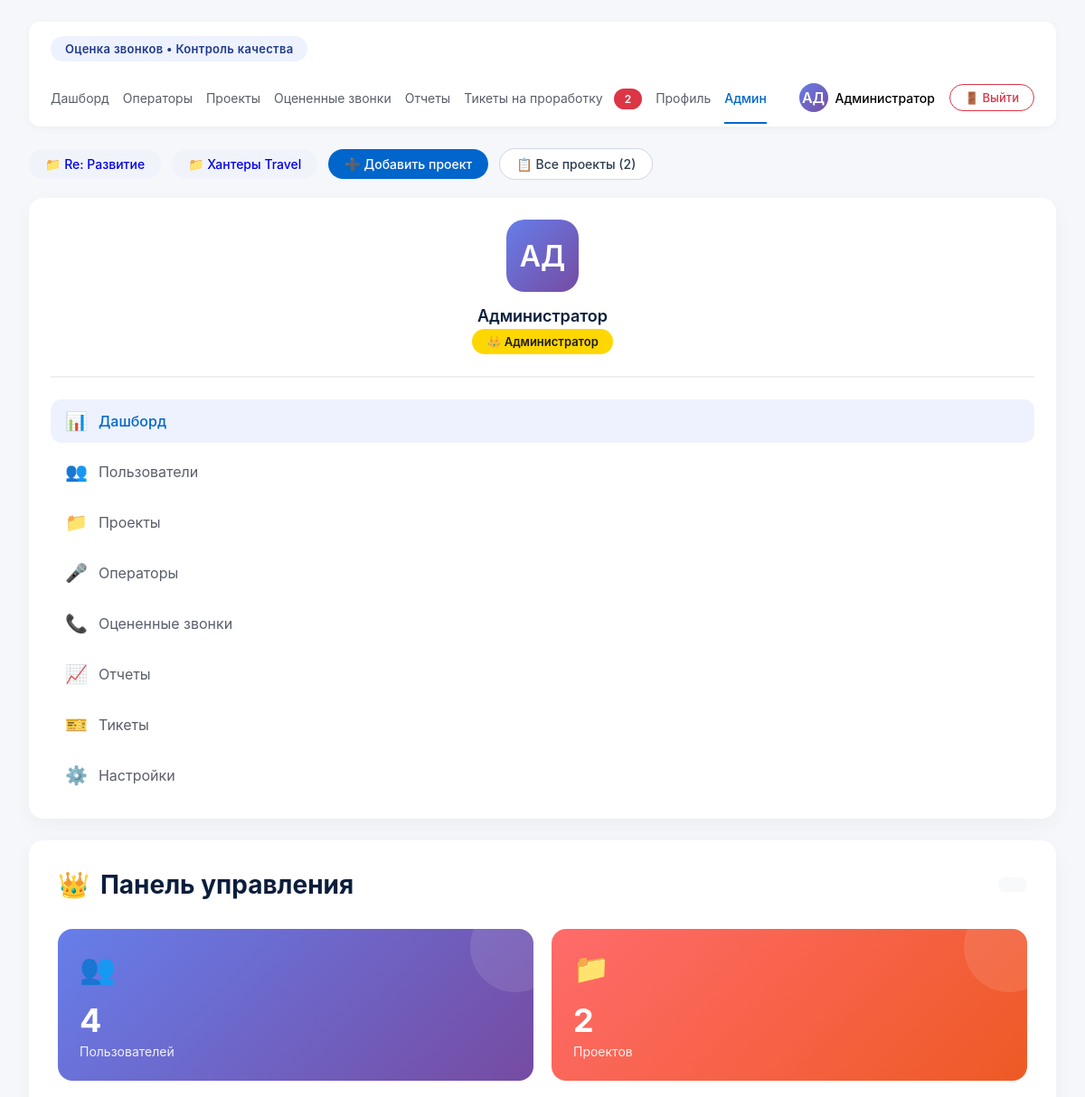
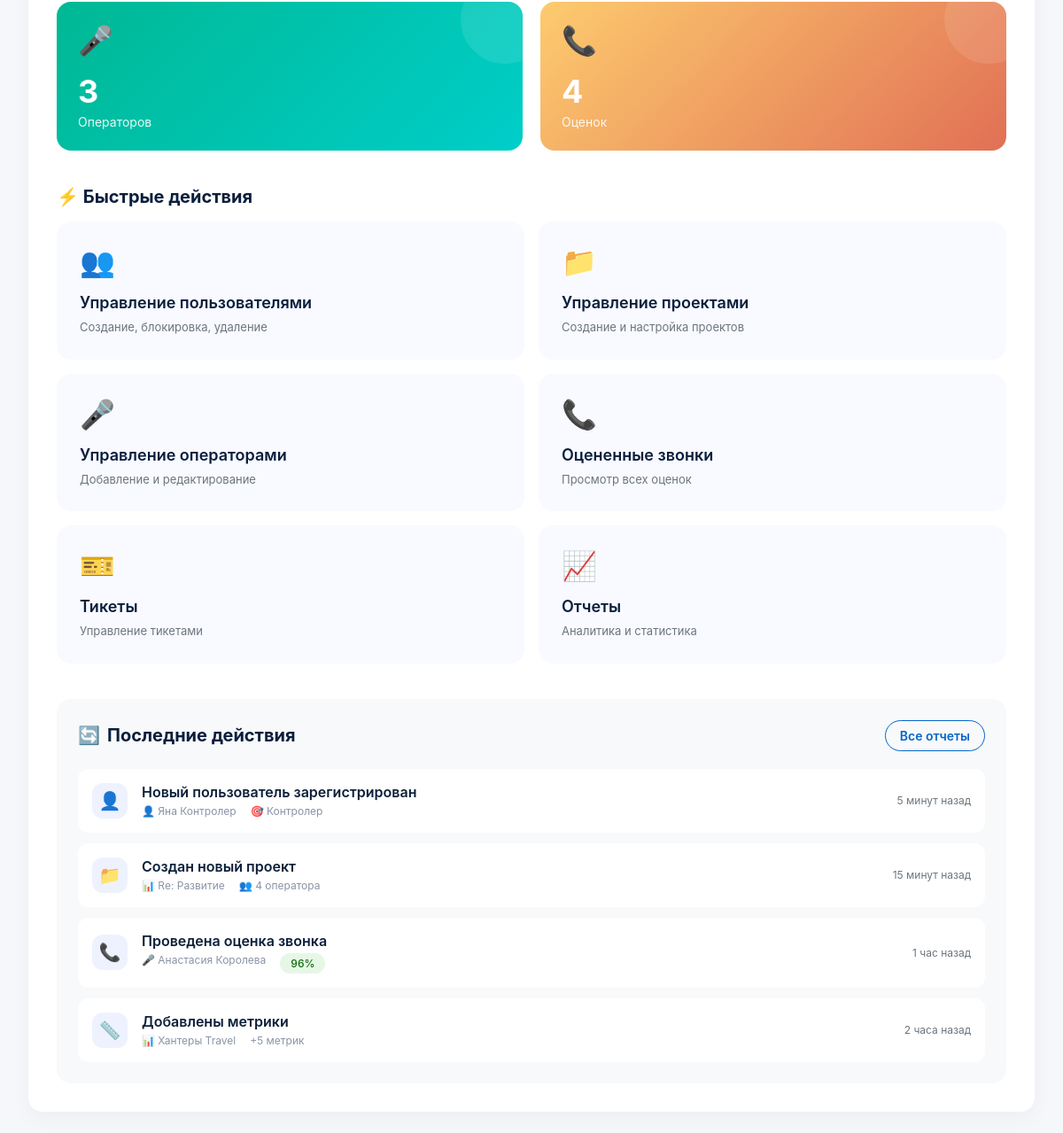
The page /admin (signed in) on the database its author committed (2 pictures, top to bottom).
### database.py (models this page shows)
class User(Base):
    __tablename__ = "users"
    id = Column(Integer, primary_key=True)
    full_name = Column(String, nullable=False)
    login = Column(String, unique=True, nullable=False)
    password_hash = Column(String, nullable=True)
    role = Column(String, nullable=False, default=UserRole.CONTROLLER.value)
    email = Column(String, nullable=True)
    avatar_letters = Column(String(2), nullable=True)
    is_active = Column(Boolean, default=True)
    created_at = Column(DateTime, default=datetime.utcnow)
    evaluations_given = relationship("Evaluation", back_populates="evaluator")
    managed_projects = relationship("Project", secondary="project_managers", back_populates="managers")
    manager_links = relationship("ProjectManager", back_populates="user", overlaps="managed_projects,managers")

class Project(Base):
    __tablename__ = "projects"
    id = Column(Integer, primary_key=True)
    name = Column(String, unique=True, nullable=False)
    description = Column(String, nullable=True)
    is_active = Column(Boolean, default=True)
    created_at = Column(DateTime, default=datetime.utcnow)
    operators = relationship("Operator", back_populates="project")
    metric_blocks = relationship("MetricBlock", back_populates="project", cascade="all, delete-orphan")
    managers = relationship("User", secondary="project_managers", back_populates="managed_projects")
    topics = relationship("Topic", back_populates="project", cascade="all, delete-orphan")
    manager_links = relationship("ProjectManager", back_populates="project", overlaps="managers,managed_projects")

### main.py (the view)
@app.get("/admin", response_class=HTMLResponse)
async def admin_panel(
    request: Request,
    current_user: User = Depends(require_role(['admin'])),
    db: Session = Depends(get_db)
):
    users_count = db.query(User).count()
    projects_count = db.query(Project).count()
    operators_count = db.query(Operator).count()
    evaluations_count = db.query(Evaluation).count()
    tickets_new = db.query(Ticket).filter(Ticket.status == TicketStatus.NEW.value).count()
    tickets_in_progress = db.query(Ticket).filter(Ticket.status == TicketStatus.IN_PROGRESS.value).count()
    projects = db.query(Project).filter(Project.is_active == True).all()
    tickets_count = get_active_tickets_count(db)
    return templates.TemplateResponse(
        "admin.html",
        {
            "request": request,
            "user": current_user,
            "projects": projects,
            "stats": {
                "users": users_count,
                "projects": projects_count,
                "operators": operators_count,
                "evaluations": evaluations_count,
                "tickets_new": tickets_new,
                "tickets_in_progress": tickets_in_progress
            },
            "tickets_count": tickets_count,
            "date": date
        }
    )

### templates/admin.html (shortened to what this page needs)
<!DOCTYPE html>
<html lang="ru">
<head>
</head>
<body>
    <div class="top-nav">
        <div class="project-badge">Оценка звонков • Контроль качества</div>
        <div class="nav-links">
            <a href="/" class="nav-item {% if request.url.path == '/' %}active{% endif %}">Дашборд</a>
            <a href="/operators" class="nav-item {% if request.url.path == '/operators' %}active{% endif %}">Операторы</a>
            <a href="/projects" class="nav-item {% if request.url.path == '/projects' %}active{% endif %}">Проекты</a>
            <a href="/evaluations" class="nav-item {% if request.url.path == '/evaluations' %}active{% endif %}">Оцененные звонки</a>
            <a href="/reports" class="nav-item {% if request.url.path == '/reports' %}active{% endif %}">Отчеты</a>
            <a href="/tickets" class="nav-item {% if request.url.path == '/tickets' %}active{% endif %}">
                Тикеты на проработку
                <span class="tickets-badge">{{ tickets_count|default(0) }}</span>
            </a>
            <a href="/auth/profile" class="nav-item {% if request.url.path == '/auth/profile' %}active{% endif %}">Профиль</a>
            {% if user and user.role == 'admin' %}
            <a href="/admin" class="nav-item {% if request.url.path == '/admin' %}active{% endif %}">Админ</a>
            {% endif %}
        </div>
        <div class="user-rating">
            <div class="user-info">
                <div class="user-avatar">
                    {% if user and user.avatar_letters %}
                        {{ user.avatar_letters }}
                    {% elif user and user.full_name %}
                        {{ user.full_name[:2]|upper }}
                    {% else %}
                        АД
                    {% endif %}
                </div>
                <span style="font-size: 14px; font-weight: 500;">
                    {% if user and user.full_name %}
                        {{ user.full_name.split()[0] }}
                    {% else %}
                        Админ
                    {% endif %}
                </span>
            </div>
            <button class="logout-btn" type="button" onclick="showLogoutModal()">
                🚪 Выйти
            </button>
        </div>
    </div>
    <div class="projects-strip">
        {% for project in projects %}
            <a href="/project/{{ project.id }}" class="project-tag" style="background: #f0f3fa;">
                📁 {{ project.name }}
            </a>
        {% else %}
            <span class="project-tag" style="background: #f0f3fa;">📁 Нет проектов</span>
        {% endfor %}
        {% if user and user.role in ['admin', 'controller'] %}
        <span class="project-tag add" onclick="window.location.href='/projects'">➕ Добавить проект</span>
        {% endif %}
        <span class="project-tag all" onclick="window.location.href='/projects'">
            📋 Все проекты ({{ projects|length }})
        </span>
    </div>
    <div class="admin-container">
        <div class="sidebar">
            <div class="admin-profile">
                <div class="admin-avatar-large">
                    {% if user and user.avatar_letters %}
                        {{ user.avatar_letters }}
                    {% else %}
                        АД
                    {% endif %}
                </div>
                <div class="admin-name">{{ user.full_name if user else 'Администратор' }}</div>
                <span class="admin-role">👑 Администратор</span>
            </div>
            <div class="sidebar-menu">
                <a href="/admin" class="menu-item active">
                    <span class="menu-icon">📊</span>
                    Дашборд
                </a>
                <a href="/auth/admin/users" class="menu-item">
                    <span class="menu-icon">👥</span>
                    Пользователи
                </a>
                <a href="/projects" class="menu-item">
                    <span class="menu-icon">📁</span>
                    Проекты
                </a>
                <a href="/operators" class="menu-item">
                    <span class="menu-icon">🎤</span>
                    Операторы
                </a>
                <a href="/evaluations" class="menu-item">
                    <span class="menu-icon">📞</span>
                    Оцененные звонки
                </a>
                <a href="/reports" class="menu-item">
                    <span class="menu-icon">📈</span>
                    Отчеты
                </a>
                <a href="/tickets" class="menu-item">
                    <span class="menu-icon">🎫</span>
                    Тикеты
                </a>
                <a href="/auth/profile" class="menu-item">
                    <span class="menu-icon">⚙️</span>
                    Настройки
                </a>
            </div>
        </div>
        <div class="main-content">
            <div class="content-header">
                <h1>
                    <span>👑</span>
                    Панель управления
                </h1>
                <span style="color: #6c757d; background: #f8f9fa; padding: 8px 16px; border-radius: 30px;">
                </span>
            </div>
            <div class="stats-grid">
                <div class="stat-card">
                    <div class="stat-icon">👥</div>
                    <div class="stat-value">{{ stats.users if stats else 0 }}</div>
                    <div class="stat-label">Пользователей</div>
                </div>
                <div class="stat-card" style="background: linear-gradient(135deg, #ff6b6b 0%, #ee5a24 100%);">
                    <div class="stat-icon">📁</div>
                    <div class="stat-value">{{ stats.projects if stats else 0 }}</div>
                    <div class="stat-label">Проектов</div>
                </div>
                <div class="stat-card" style="background: linear-gradient(135deg, #00b894 0%, #00cec9 100%);">
                    <div class="stat-icon">🎤</div>
                    <div class="stat-value">{{ stats.operators if stats else 0 }}</div>
                    <div class="stat-label">Операторов</div>
                </div>
                <div class="stat-card" style="background: linear-gradient(135deg, #fdcb6e 0%, #e17055 100%);">
                    <div class="stat-icon">📞</div>
                    <div class="stat-value">{{ stats.evaluations if stats else 0 }}</div>
                    <div class="stat-label">Оценок</div>
                </div>
            </div>
            <h2 style="font-size: 20px; color: #0a1e3c; margin-bottom: 16px;">⚡ Быстрые действия</h2>
            <div class="quick-actions">
                <a href="/auth/admin/users" class="action-card">
                    <div class="action-icon">👥</div>
                    <div class="action-title">Управление пользователями</div>
                    <div class="action-desc">Создание, блокировка, удаление</div>
                </a>
                <a href="/projects" class="action-card">
                    <div class="action-icon">📁</div>
                    <div class="action-title">Управление проектами</div>
                    <div class="action-desc">Создание и настройка проектов</div>
                </a>
                <a href="/operators" class="action-card">
                    <div class="action-icon">🎤</div>
                    <div class="action-title">Управление операторами</div>
                    <div class="action-desc">Добавление и редактирование</div>
                </a>
                <a href="/evaluations" class="action-card">
                    <div class="action-icon">📞</div>
                    <div class="action-title">Оцененные звонки</div>
                    <div class="action-desc">Просмотр всех оценок</div>
                </a>
                <a href="/tickets" class="action-card">
                    <div class="action-icon">🎫</div>
                    <div class="action-title">Тикеты</div>
                    <div class="action-desc">Управление тикетами</div>
                </a>
                <a href="/reports" class="action-card">
                    <div class="action-icon">📈</div>
                    <div class="action-title">Отчеты</div>
                    <div class="action-desc">Аналитика и статистика</div>
                </a>
            </div>
            <div class="recent-section">
                <div class="section-header">
                    <h2>
                        <span>🔄</span>
                        Последние действия
                    </h2>
                    <a href="/reports" class="btn btn-outline" style="padding: 8px 16px;">Все отчеты</a>
                </div>
                <div class="activity-list">
                    <div class="activity-item">
                        <div class="activity-icon">👤</div>
                        <div class="activity-content">
                            <div class="activity-title">Новый пользователь зарегистрирован</div>
                            <div class="activity-meta">
                                <span>👤 Яна Контролер</span>
                                <span>🎯 Контролер</span>
                            </div>
                        </div>
                        <div class="activity-time">5 минут назад</div>
                    </div>
                    <div class="activity-item">
                        <div class="activity-icon">📁</div>
                        <div class="activity-content">
                            <div class="activity-title">Создан новый проект</div>
                            <div class="activity-meta">
                                <span>📊 Re: Развитие</span>
                                <span>👥 4 оператора</span>
                            </div>
                        </div>
                        <div class="activity-time">15 минут назад</div>
                    </div>
                    <div class="activity-item">
                        <div class="activity-icon">📞</div>
                        <div class="activity-content">
                            <div class="activity-title">Проведена оценка звонка</div>
                            <div class="activity-meta">
                                <span>🎤 Анастасия Королева</span>
                                <span class="badge badge-success">96%</span>
                            </div>
                        </div>
                        <div class="activity-time">1 час назад</div>
                    </div>
                    <div class="activity-item">
                        <div class="activity-icon">📏</div>
                        <div class="activity-content">
                            <div class="activity-title">Добавлены метрики</div>
                            <div class="activity-meta">
                                <span>📊 Хантеры Travel</span>
                                <span>+5 метрик</span>
                            </div>
                        </div>
                        <div class="activity-time">2 часа назад</div>
                    </div>
                </div>
            </div>
        </div>
    </div>
</body>
</html>

### rows shown on the page
User: avatar_letters "АД", full_name "Администратор"
Project: name "Re: Развитие"
Project: name "Хантеры Travel"

### other values the page prints
{{ tickets_count|default(0) }} "2"
{{ projects|length }} "2"
{{ stats.users if stats else 0 }} "4"
{{ stats.projects if stats else 0 }} "2"
{{ stats.operators if stats else 0 }} "3"
{{ stats.evaluations if stats else 0 }} "4"
